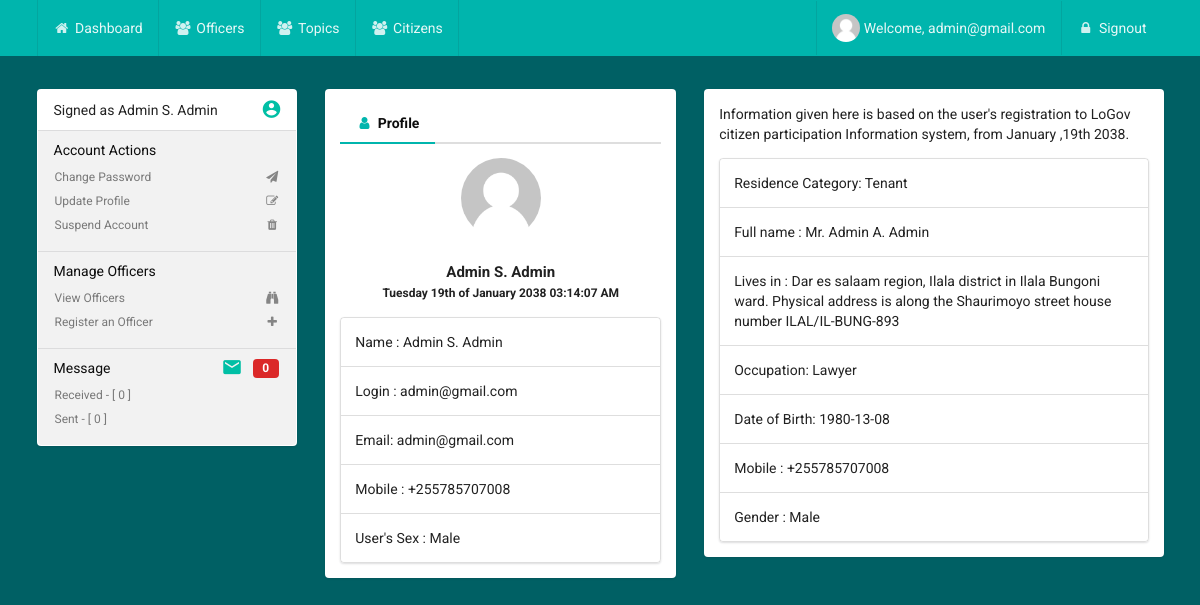
Page /admin/profile.php (signed in) on the committed database.
### tables this page shows
CREATE TABLE `users`(
	id int(11)not null primary key,
	fname varchar(100)not null,
	sname varchar(100)not null,
	lname varchar(100)not null,
	sex varchar(10)not null,
	phone varchar(100)not null,
	username varchar(100) not null,
	password varchar(100) not null,
	token VARCHAR(15)not null,
	access int(11) not null default 0,
	avatar VARCHAR(100)not null,
	status INT(2)not null,
	suspended INT(2)not null,
	created int(11)not null
);

CREATE TABLE `citizen`(
	id int(11)not null primary key,
	region_name VARCHAR(30)not null,
	district_name VARCHAR(30)not null,
	ward_name VARCHAR(30)not null,
	type_name VARCHAR(30)not null,
	title VARCHAR(10)not null,
	fname varchar(100)not null,
	sname varchar(100)not null,
	lname varchar(100)not null,
	sex varchar(10)not null,
	dob VARCHAR(30) not null,
	phone varchar(100)not null,
	email varchar(100)not null,
	houseno varchar(100)not null,
	streetname varchar(100),
	occupation VARCHAR(255)not null,
	created INT(11)not null
);

### classes/Session.php (called while the page is built, shortened)
<?php
    class Session {
        public static function exists($name){
        return (isset($_SESSION[$name])) ? true : false;
        }
        public static function get($name){
            return $_SESSION[$name];
        }
    }

### core/config.php (called while the page is built, shortened)
<?php
    spl_autoload_register( function ($class){
        $file = 'classes/'.$class.'.php';
    });
    require_once("functions.php");
    $database = new MySQLDatabase();

### core/functions.php (called while the page is built, shortened)
<?php
    function encryptor($action, $string) {
        $output = false;
        $encrypt_method = "AES-256-CBC";
        $secret_key = 'rots_*1-9';
        $secret_iv = '2016-rots*&';
        $key = hash('sha256', $secret_key);
        $iv = substr(hash('sha256', $secret_iv), 0, 16);
        if( $action == 'encrypt' ) {
            $output = openssl_encrypt($string, $encrypt_method, $key, 0, $iv);
            $output = base64_encode($output);
        }
        else if( $action == 'decrypt' ){
            $output = openssl_decrypt(base64_decode($string), $encrypt_method, $key, 0, $iv);
        }
        return $output;
    }

### classes/MySQLDatabase.php (called while the page is built, shortened)
<?php
    class MySQLDatabase {
        public $link = null;
        public function openConnection(){
            $this->link = mysqli_connect(DB_SERVER, DB_USER, DB_PASS, DB_NAME);
            return $this->link;
        }
        public function queryDB($query){
            $result = mysqli_query($this->link,$query);
            return $result;
        }
        public function fetchArray($result){
            return mysqli_fetch_array($result);
        }
  }

### classes/DatabaseObject.php (called while the page is built, shortened)
<?php
    class DatabaseObject {
        protected static $table;
        protected static $fields;
        public static function findById($id = 0){
            $arr = static::findBySQL("SELECT * FROM ".static::$table." WHERE id = $id ");
            return !empty($arr) ? array_shift($arr) : false;
        }
        public static function findBySQL($sql = ""){
            global $database;
            $resultSet = $database->queryDB($sql);
            $objectArray = array();
            while ($row = $database->fetchArray($resultSet)) {
                $objectArray[] = static::instantiate($row);
            }
            return $objectArray;
        }
        private static function instantiate($record){
            $object = new static;
            if (is_array($record)) {
                foreach ($record as $attribute => $value) {
                    if ($object->hasAttribute($attribute)) {
                        $object->$attribute = $value;
                    }
                }
                return $object;
            }
        }
        private function hasAttribute($attribute){
            $objectVars = $this->attributes();
            return array_key_exists($attribute, $objectVars);
        }
        private function attributes(){
            $attributes = array();
            foreach (static::$fields as $field) {
                if (property_exists($this, $field)) {
                    $attributes[$field] = $this->$field;
                }
            }
            return $attributes;
        }
    }

### classes/User.php (called while the page is built, shortened)
<?php
    class User extends DatabaseObject {
        public $fname;
        public $sname;
        public $lname;
        public $created;
        public function fullName(){
            if (isset($this->fname) && isset($this->lname)) {
                return $this->fname." ".$this->initials($this->sname).". ".$this->lname;
            }else{
                return "NO names found";
            }
        }
        public function profileDate(){
            $format = date('l jS \of F Y h:i:s A',$this->created);
            return $format;
        }
        public function initials($string){
            $expr = '/(?<=\s|^)[a-z]/i';
            preg_match_all($expr, $string, $matches);
            $result = implode('', $matches[0]);
            $result = strtoupper($result);
            return $result;
        }
    }

### classes/Message.php (called while the page is built, shortened)
<?php
    class Message extends DatabaseObject {
        protected static $table = "messages";
        public static function countMessageTo($uid){
            $result = static::findBySQL("SELECT * FROM ".static::$table." WHERE to_user = $uid");
            return count($result);
        }
        public static function countMessageFrom($uid){
            $result = static::findBySQL("SELECT * FROM ".static::$table." WHERE from_user = $uid");
            return count($result);
        }
    }

### classes/Citizen.php (called while the page is built, shortened)
<?php
    class Citizen extends DatabaseObject {
        public $fname;
        public $sname;
        public $lname;
        public $created;
        public function fullName(){
            if (isset($this->fname) && isset($this->lname)) {
                return $this->fname." ".$this->init($this->sname).". ".$this->lname;
            }else{
                return "NO names found";
            }
        }
        public function formatDate(){
            $format = date('F ,jS Y',$this->created);
            return $format;
        }
        public function init($string){
            $expr = '/(?<=\s|^)[a-z]/i';
            preg_match_all($expr, $string, $matches);
            $result = implode('', $matches[0]);
            $result = strtoupper($result);
            return $result;
        }
    }

### views/tabs.citizen.php (the view)
<div class="ui column">
    <div class="column">
    	<p>Information given here is based on the user's registration to LoGov citizen participation Information system, from <?php echo $citizen->formatDate(); ?>.</p>
        <div class="ui segments borderless centered">
        	<div class="ui horizonal segment">
            	<p>Residence Category: <?php echo $citizen->type_name; ?></p>
            </div>
            <div class="ui segment">
            	<p>Full name : <?php echo $citizen->title." ".$citizen->fullName(); ?></p>
            </div>
            <div class="ui segment">
            	<p>Lives in : <?php echo $citizen->region_name; ?> region, <?php echo $citizen->district_name; ?> district in <?php echo $citizen->ward_name; ?> ward. Physical address is along the <?php echo $citizen->streetname; ?> street house number <?php echo $citizen->houseno; ?></p>
            </div>
            <div class="ui segment">
            	<p>Occupation: <?php echo $citizen->occupation; ?></p>
            </div>
            <div class="ui segment">
            	<p>Date of Birth: <?php echo $citizen->dob; ?></p>
            </div>
            <div class="ui segment">
            	<p>Mobile : <?php echo $citizen->phone; ?></p>
            </div>
            <div class="ui segment">
            	<p>Gender : <?php echo $citizen->sex; ?></p>
            </div>
        </div>
    </div>
</div>

### admin/profile.php (shortened to what this page needs)
<?php require_once "../core/config.php";?>
<?php
    if (!Session::exists('userid')) {
        Redirect::to('../index.php');
    }else{
        $userid = Session::get('userid');
        $cleanid = encryptor('decrypt',$userid);
        $user = User::findById($cleanid);
        $citizen = Citizen::findById($cleanid);
    }
?>
<!doctype html>
<html lang="en">
   <head>
      <link rel="stylesheet" href="../css/material-design-iconic-font.css">
      <link rel="stylesheet" href="../css/semantic.css">
      <link rel="stylesheet" href="../css/styles.css">
   </head>
   <body>
        <?php
            require_once '../views/menu.admin.php';
        ?>
        <div class="ui grid two column stackable container">
            <div class="four wide column">
                <?php require_once '../views/menu-admin.php' ?>
            </div>
            <div class="twelve wide column row">
                <div class="seven wide column">
                     <div class="ui segment">
                        <?php require_once '../views/tabs.profile.php'; ?>
                    </div>
                </div>
                <div class="nine wide column">
                  <div class="ui segment">
                    <?php require_once '../views/tabs.citizen.php'; ?>
                  </div>
                </div>
            </div>
        </div>
   </body>
</html>

### views/menu.admin.php (shortened to what this page needs)
<div class="ui top fixed teal stackable inverted pointing menu" style="margin-bottom: 2em; border:none;">
		<div class="ui container">
			<?php
				if(Session::exists('userid')){
					echo "<a href='welcome?userid={$userid}&view=welcome' class='{$welcome} item'><i class='home icon'></i> Dashboard</a>";
					echo "<a href='view-officers?userid={$userid}&view=view-officers' class='{$view_officers} item'><i class='users icon'></i> Officers</a>";
					echo "<a href='view-topics?userid={$userid}&view=topics' class='{$topics} item'><i class='users icon'></i> Topics</a>";
					echo "<a href='view-citizens?userid={$userid}&view=citizens' class='{$citizens} item'><i class='users icon'></i> Citizens</a>";
					echo "<div class='right menu'>";
					echo "<a href='profile?userid={$userid}&view=profile' class='{$profile} item'><img    src='../images/avatar/{$user->avatar}' class='ui avatar image'> Welcome, {$user->username} </a>";
					echo "<a class='item' href='../logout.php?action=logout'><i class='lock icon'></i> Signout</a> ";
					echo "</div>";
				}
			?>
		</div>
</div>

### views/menu-admin.php (shortened to what this page needs)
<div class="ui vertical menu fluid">
    <div class="ui teal dropdown item">
        Signed as <?php echo $user->fullName(); ?>
        <i class="zmdi zmdi-account-circle green zmdi-icon"></i>
    </div>
    <div class="active item">
        Account Actions
        <div class="menu">
            <a href="change-password?userid<?php echo $userid; ?>&action=change-password&view=welcome" class="item" data-inverted="teal" data-tooltip="Change your account Password" data-position="right center"><i class="send icon"></i> Change Password</a>
            <a href="update-profile?userid=<?php echo $userid; ?>&action=update-profile&view=welcome" class="item"  data-inverted="teal" data-tooltip="You can Update your Profile Information" data-position="right center"><i class="edit icon"></i> Update Profile</a>
            <a href="suspend-account?userid=<?php echo $userid; ?>&action=suspend-account&view=welcome" class="item" data-inverted="teal" data-tooltip="Use this link to temporarily close your account" data-position="right center"><i class="trash icon"></i> Suspend Account</a>
        </div>
    </div>
    <div class="active item">
        Manage Officers
        <div class="menu">
            <a href="view-officers?userid=<?php echo $userid; ?>&view=view-officers" class="item" data-inverted="teal" data-tooltip="Click here to view all registered officers" data-position="right center">
            <i class="find icon"></i> View Officers</a>
            <a href="register-officer?userid=<?php echo $userid; ?>&action=register-officer&view=welcome" class="item" data-inverted="teal" data-tooltip="Create ward officers Account here" data-position="right center">
            <i class="add icon"></i> Register an Officer</a>
        </div>
    </div>
    <div class="active item">
        <div class="ui red label"><?php echo Message::countMessageTo($cleanid); ?></div>
        <i class="zmdi zmdi-email zmdi-icon"></i> Message
        <div class="menu">
            <a  class="item" data-inverted="teal" data-tooltip="Message Inbox" data-position="top center">
            Received - [ <?php echo Message::countMessageTo($cleanid); ?> ] </a>
            <a class="item"  data-inverted="teal" data-tooltip="Messages that you have sent" data-position="top center">
            Sent - [ <?php echo Message::countMessageFrom($cleanid); ?> ]
            </a>
        </div>
    </div>
</div>

### views/tabs.profile.php
<div class="ui pointing secondary menu transition fade">
    <a class="item active" data-tab="profile">
    <i class="ui teal user icon"></i> Profile</a>
</div>
<div class="ui tab active profile" data-tab="profile">
    <div class="ui column container">
        <div class="column">
            <img class="ui centered tiny circular image" src="../images/avatar/<?php echo $user->avatar; ?>">
            <h4 class="ui center aligned header"><?php echo $user->fullName(); ?>
                <br/><small><?php echo $user->profileDate($user->created); ?></small>
            </h4>
            <div class="ui segments borderless centered">
                <div class="ui segment"><p>Name : <?php echo $user->fullName(); ?></p></div>
                <div class="ui segment"><p>Login : <?php echo $user->username; ?></p></div>
                <div class="ui segment"><p>Email: <?php echo $user->username; ?></p></div>
                <div class="ui segment"><p>Mobile : <?php echo $user->phone; ?></p></div>
                <div class="ui segment"><p>User's Sex : <?php echo $user->sex; ?></p></div>
            </div>
        </div>
    </div>
</div>

### css/styles.css (style rules this page uses)
body { padding-top: 50px; background: #006064 url(../images/flag.png); background-repeat: no-repeat; background-position: bottom left; font-family: 'Roboto'; font-size: 14px; }
.ui .menu { border: 1px solid rgba(34, 36, 38, 0); }
.ui.secondary.pointing.menu { margin-left: 0em; margin-right: 0em; border-bottom: 2px solid rgba(34, 36, 38, 0.15); }
.ui.secondary.pointing.menu .item { border-bottom-color: transparent; border-bottom-style: solid; border-radius: 0em; -webkit-align-self: flex-end; -ms-flex-item-align: end; align-self: flex-end; margin: 0em 0em -2px; padding: 0.85714286em 1.14285714em; border-bottom-width: 2px; -webkit-transition: color 0.1s ease; transition: color 0.1s ease; }
.ui.secondary.pointing.menu .item:after { display: none; }
.ui.secondary.pointing.menu .active.item { background-color: transparent; box-shadow: none; border-color: #00B5AD; font-weight: bold; color: rgba(0, 0, 0, 0.95); }
.ui.segment { position: relative; background: #FFFFFF; box-shadow: 0px 1px 2px 0 rgba(34, 36, 38, 0.15); margin: 1rem 0em; padding: 1em 1em; border-radius: 0.28571429rem; border: 1px solid rgba(34, 36, 38, 0); }
.zmdi-icon { margin-top: -4px; float: right; font-size: 1.5em; color: #00BFA5; }

### rows in the picture
users: avatar (placeholder picture), username "admin@gmail.com", $user->fullName() "Admin S. Admin", created "Tuesday 19th of January 2038 03:14:07 AM", phone "+255785707008", sex "Male"
citizen: created "January ,19th 2038", type_name "Tenant", title "Mr.", $citizen->fullName() "Admin A. Admin", region_name "Dar es salaam", district_name "Ilala", ward_name "Ilala Bungoni", streetname "Shaurimoyo", houseno "ILAL/IL-BUNG-893", occupation "Lawyer", dob "1980-13-08", phone "+255785707008", sex "Male"

### other values in the picture
Message::countMessageTo($cleanid) "0"
Message::countMessageFrom($cleanid) "0"
